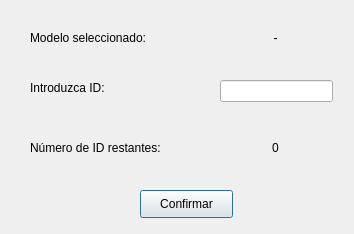
<?xml version="1.0" encoding="UTF-8"?>
<ui version="4.0">
 <class>PopUp_InsertarID</class>
 <widget class="QDialog" name="PopUp_InsertarID">
  <property name="geometry">
   <rect>
    <x>0</x>
    <y>0</y>
    <width>354</width>
    <height>234</height>
   </rect>
  </property>
  <property name="windowTitle">
   <string>ID NUEVAS CAMARAS</string>
  </property>
  <widget class="QLabel" name="label">
   <property name="geometry">
    <rect>
     <x>30</x>
     <y>80</y>
     <width>121</width>
     <height>16</height>
    </rect>
   </property>
   <property name="text">
    <string>Introduzca ID:</string>
   </property>
  </widget>
  <widget class="QLineEdit" name="ln_id">
   <property name="geometry">
    <rect>
     <x>220</x>
     <y>80</y>
     <width>113</width>
     <height>22</height>
    </rect>
   </property>
  </widget>
  <widget class="QLabel" name="label_2">
   <property name="geometry">
    <rect>
     <x>30</x>
     <y>140</y>
     <width>151</width>
     <height>16</height>
    </rect>
   </property>
   <property name="text">
    <string>Número de ID restantes:</string>
   </property>
  </widget>
  <widget class="QLabel" name="lb_idRestantes">
   <property name="geometry">
    <rect>
     <x>220</x>
     <y>140</y>
     <width>111</width>
     <height>16</height>
    </rect>
   </property>
   <property name="text">
    <string>0</string>
   </property>
   <property name="alignment">
    <set>Qt::AlignCenter</set>
   </property>
  </widget>
  <widget class="QPushButton" name="bt_confirmar">
   <property name="geometry">
    <rect>
     <x>140</x>
     <y>190</y>
     <width>93</width>
     <height>28</height>
    </rect>
   </property>
   <property name="text">
    <string>Confirmar</string>
   </property>
  </widget>
  <widget class="QLabel" name="label_3">
   <property name="geometry">
    <rect>
     <x>30</x>
     <y>30</y>
     <width>131</width>
     <height>16</height>
    </rect>
   </property>
   <property name="text">
    <string>Modelo seleccionado:</string>
   </property>
  </widget>
  <widget class="QLabel" name="lb_modeloSeleccionado">
   <property name="geometry">
    <rect>
     <x>210</x>
     <y>30</y>
     <width>131</width>
     <height>16</height>
    </rect>
   </property>
   <property name="text">
    <string>-</string>
   </property>
   <property name="alignment">
    <set>Qt::AlignCenter</set>
   </property>
  </widget>
 </widget>
 <resources/>
 <connections/>
</ui>
